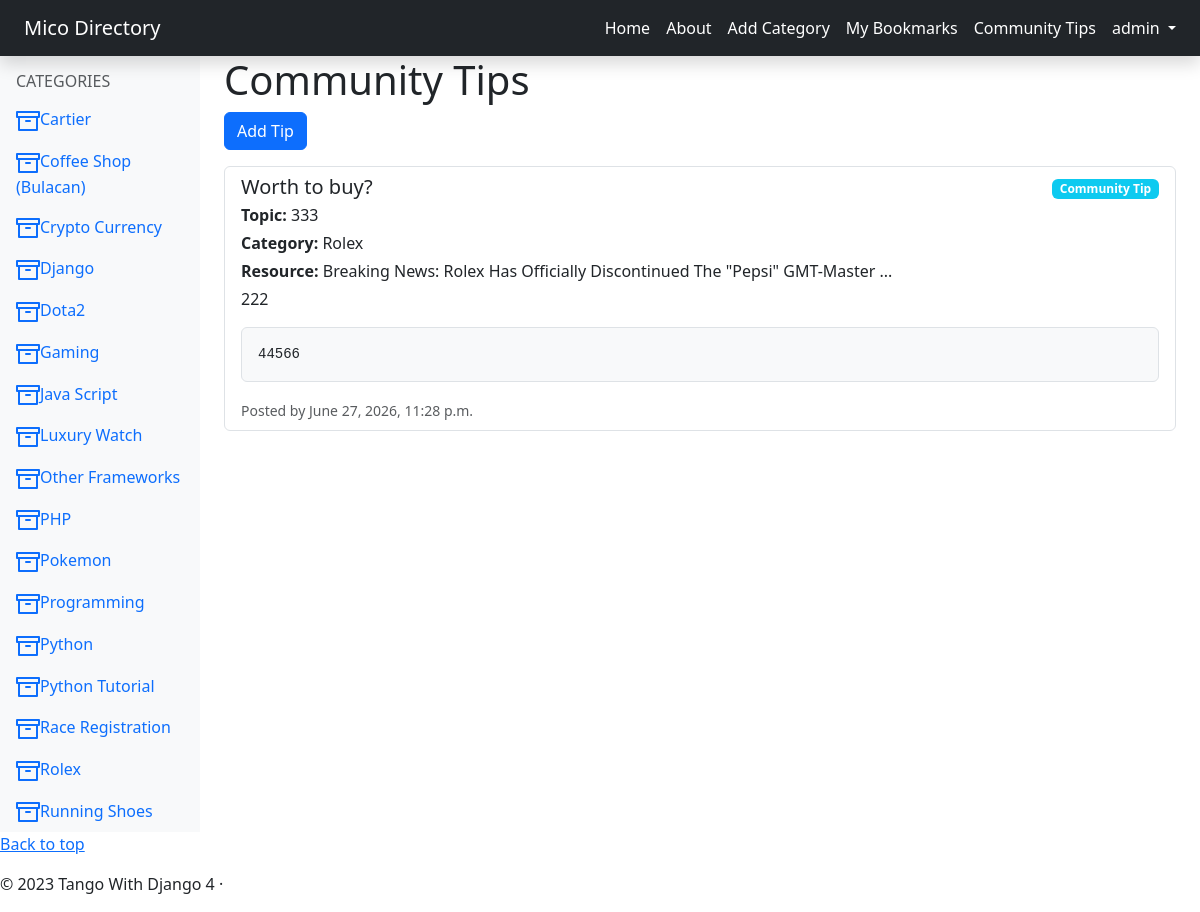
The page /rango/learning_notes/ (signed in) on the database its author committed.
### rango/models.py (models this page shows, shortened)
class Category(models.Model):
    name = models.CharField(max_length=128, unique=True)
    views = models.IntegerField(default=0)
    likes = models.IntegerField(default=0)
    slug = models.SlugField(unique=True)
    date_added = models.DateTimeField(default=timezone.now)
    class Meta:
        verbose_name_plural = 'Categories'

class LearningNote(models.Model):
    user = models.ForeignKey(User, on_delete=models.CASCADE)
    category = models.ForeignKey(Category, on_delete=models.SET_NULL, null=True, blank=True)
    page = models.ForeignKey(Page, on_delete=models.SET_NULL, null=True, blank=True)
    title = models.CharField(max_length=128)
    concept = models.CharField(max_length=128)
    explanation = models.TextField()
    code_example = models.TextField(blank=True)
    reviewed = models.BooleanField(default=False)
    date_added = models.DateTimeField(default=timezone.now)
    class Meta:
        ordering = ['reviewed', '-date_added']

class Page(models.Model):
    category = models.ForeignKey(Category, on_delete=models.CASCADE)
    title = models.CharField(max_length=128)
    url = models.URLField()
    views = models.IntegerField(default=0)
    date_added = models.DateTimeField(default=timezone.now)

### rango/views.py (the view, shortened to what this page needs)
# urls.py: path('learning_notes/', views.LearningNotesView.as_view(), name='learning_notes'),
class LearningNotesView(View):
    @method_decorator(login_required)
    def get(self, request):
        notes = LearningNote.objects.all()
        return render(request, 'rango/learning_notes.html', {
            'notes': notes
        })

### rango/templatetags/rango_template_tags.py (called while the page is built)
@register.inclusion_tag('rango/categories.html', takes_context=True)
def get_category_list(context, current_category=None):
    return {
        'categories': Category.objects.order_by('name'),
        'current_category': current_category,
        'user': context['user']
            }

### rango/templates/rango/learning_notes.html (shortened to what this page needs)
{% extends 'rango/base.html' %}
{% block body_block %}
<h1>Community Tips</h1>
<a href="{% url 'rango:add_learning_note' %}"
   class="btn btn-primary mb-3">
    Add Tip
</a>
{% if notes %}
    <div class="list-group">
        {% for note in notes %}
            <div class="list-group-item">
                <div class="d-flex justify-content-between align-items-center">
                    <h5 class="mb-1">{{ note.title }}</h5>
                    <span class="badge bg-info">
                        Community Tip
                    </span>
                </div>
                <p class="mb-1">
                    <strong>Topic:</strong> {{ note.concept }}
                </p>
                {% if note.category %}
                    <p class="mb-1">
                        <strong>Category:</strong> {{ note.category.name }}
                    </p>
                {% endif %}
                {% if note.page %}
                    <p class="mb-1">
                        <strong>Resource:</strong> {{ note.page.title }}
                    </p>
                {% endif %}
                <p>{{ note.explanation }}</p>
                {% if note.code_example %}
                    <pre class="bg-light p-3 border rounded"><code>{{ note.code_example }}</code></pre>
                {% endif %}
                <small class="text-muted">
                    Posted by {{ note.date_added }}
                </small>
            </div>
        {% endfor %}
    </div>
{% else %}
    <p class="text-muted">
        No community tips have been added yet.
    </p>
{% endif %}
{% endblock %}

### rango/templates/rango/base.html (shortened to what this page needs)
<!doctype html>
{% load static %}
{% load rango_template_tags %}
<html lang="en">
  <head>
 <link href="https://cdn.jsdelivr.net/npm/bootstrap@5.3.0/dist/css/bootstrap.min.css" rel="stylesheet">
    <link href="https://cdn.jsdelivr.net/npm/bootstrap@5.3.0/dist/css/bootstrap.min.css" rel="stylesheet">
  </head>
  <body>
<header class="navbar navbar-dark sticky-top bg-dark p-2 shadow">
  <a class="navbar-brand px-3" href="{% url 'rango:index' %}">
    Mico Directory
  </a>
  <ul class="navbar-nav flex-row ms-auto gap-3 px-3 align-items-center">
    <li class="nav-item">
      <a class="nav-link text-white" href="{% url 'rango:index' %}">
        Home
      </a>
    </li>
    <li class="nav-item">
      <a class="nav-link text-white" href="{% url 'rango:about' %}">
        About
      </a>
    </li>
    {% if user.is_authenticated %}
      <li class="nav-item">
        <a class="nav-link text-white" href="{% url 'rango:add_category' %}">
          Add Category
        </a>
      </li>
      <li class="nav-item">
        <a class="nav-link text-white" href="{% url 'rango:bookmarks' %}">
          My Bookmarks
        </a>
      </li>
      <li class="nav-item">
        <a class="nav-link text-white" href="{% url 'rango:learning_notes' %}">
          Community Tips
        </a>
      </li>
    <li class="nav-item dropdown">
      <a class="nav-link dropdown-toggle text-white"
        href="#"
        role="button"
        data-bs-toggle="dropdown"
        aria-expanded="false">
        {{ user.username }}
      </a>
</li>
    {% endif %}
  </ul>
</header>
<div class="container-fluid px-0">
  <div class="row g-0">
    <nav id="sidebarMenu"
      class="col-md-3 col-lg-2 d-md-block bg-light sidebar collapse">
        <div class="position-sticky pt-3 sidebar-sticky">
          <h6 class="px-3 text-muted text-uppercase">
              Categories
          </h6>
          <div id="categories-listing">
              {% get_category_list %}
          </div>
        </div>
      </nav>
    <main class="col-md-9 ms-sm-auto col-lg-10 px-md-4">
        {% block body_block %}
        {% endblock %}
    </main>
  </div>
</div>
<footer>
    <p class="float-right"><a href="#">Back to top</a></p>
    <p>&copy; 2023 Tango With Django 4 &middot;</p>
</footer>
  </body>
</html>

### rango/templates/rango/categories.html
<ul class="nav flex-column">
{% if categories %}
    {% for c in categories %}
        {% if c == current_category %}
            <li class="nav-item">
                <a class="nav-link activate"
                    href="{% url 'rango:show_category' c.slug %}">
                       <span data-feather="archive"></span>{{ c.name }}
                </a>
            </li>
        {% else %}
            <li class="nav-item">
                <a class="nav-link"
                    href="{% url 'rango:show_category' c.slug %}">
                    <span data-feather="archive"></span>{{ c.name }}
                </a>
            </li>
        {% endif %}
    {% endfor %}
{% else %}
    <li class="nav-item">
        There are no categories present.
    </li>
{% endif %}
</ul>

### rows shown on the page
Category: name "Cartier"
Category: name "Coffee Shop (Bulacan)"
Category: name "Crypto Currency"
Category: name "Django"
Category: name "Dota2"
Category: name "Gaming"
Category: name "Java Script"
Category: name "Luxury Watch"
Category: name "Other Frameworks"
Category: name "PHP"
Category: name "Pokemon"
Category: name "Programming"
Category: name "Python"
Category: name "Python Tutorial"
Category: name "Race Registration"
Category: name "Rolex"
Category: name "Running Shoes"
LearningNote: title "Worth to buy?", concept "333", category.name "Rolex", page "Breaking News: Rolex Has Officially Discontinued The \"Pepsi\" GMT-Master ...", explanation "222", code_example "44566", date_added "June 27, 2026, 11:28 p.m."

### other values the page prints
{{ user.username }} "admin"
